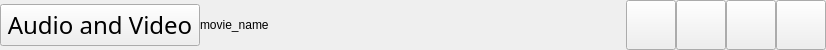
<?xml version="1.0" encoding="UTF-8"?>
<ui version="4.0">
 <class>Title</class>
 <widget class="QWidget" name="Title">
  <property name="geometry">
   <rect>
    <x>0</x>
    <y>0</y>
    <width>826</width>
    <height>50</height>
   </rect>
  </property>
  <property name="maximumSize">
   <size>
    <width>16777215</width>
    <height>50</height>
   </size>
  </property>
  <property name="windowTitle">
   <string>Form</string>
  </property>
  <layout class="QGridLayout" name="gridLayout">
   <property name="leftMargin">
    <number>0</number>
   </property>
   <property name="topMargin">
    <number>0</number>
   </property>
   <property name="rightMargin">
    <number>0</number>
   </property>
   <property name="bottomMargin">
    <number>0</number>
   </property>
   <property name="spacing">
    <number>0</number>
   </property>
   <item row="0" column="1">
    <widget class="QLabel" name="MovieNameLab">
     <property name="text">
      <string>movie_name</string>
     </property>
     <property name="margin">
      <number>15</number>
     </property>
    </widget>
   </item>
   <item row="0" column="3">
    <widget class="QPushButton" name="MaxBtn">
     <property name="minimumSize">
      <size>
       <width>50</width>
       <height>50</height>
      </size>
     </property>
     <property name="maximumSize">
      <size>
       <width>50</width>
       <height>50</height>
      </size>
     </property>
     <property name="text">
      <string/>
     </property>
    </widget>
   </item>
   <item row="0" column="5">
    <widget class="QPushButton" name="CloseBtn">
     <property name="minimumSize">
      <size>
       <width>50</width>
       <height>50</height>
      </size>
     </property>
     <property name="maximumSize">
      <size>
       <width>50</width>
       <height>50</height>
      </size>
     </property>
     <property name="text">
      <string/>
     </property>
    </widget>
   </item>
   <item row="0" column="4">
    <widget class="QPushButton" name="FullScreenBtn">
     <property name="minimumSize">
      <size>
       <width>50</width>
       <height>50</height>
      </size>
     </property>
     <property name="maximumSize">
      <size>
       <width>50</width>
       <height>50</height>
      </size>
     </property>
     <property name="text">
      <string/>
     </property>
    </widget>
   </item>
   <item row="0" column="2">
    <widget class="QPushButton" name="MinBtn">
     <property name="minimumSize">
      <size>
       <width>50</width>
       <height>50</height>
      </size>
     </property>
     <property name="maximumSize">
      <size>
       <width>50</width>
       <height>50</height>
      </size>
     </property>
     <property name="text">
      <string/>
     </property>
    </widget>
   </item>
   <item row="0" column="0">
    <widget class="QPushButton" name="MenuBtn">
     <property name="minimumSize">
      <size>
       <width>130</width>
       <height>0</height>
      </size>
     </property>
     <property name="maximumSize">
      <size>
       <width>200</width>
       <height>16777215</height>
      </size>
     </property>
     <property name="font">
      <font>
       <family>Bahnschrift Light SemiCondensed</family>
       <pointsize>18</pointsize>
      </font>
     </property>
     <property name="text">
      <string>Audio and Video</string>
     </property>
    </widget>
   </item>
  </layout>
 </widget>
 <resources/>
 <connections/>
</ui>
